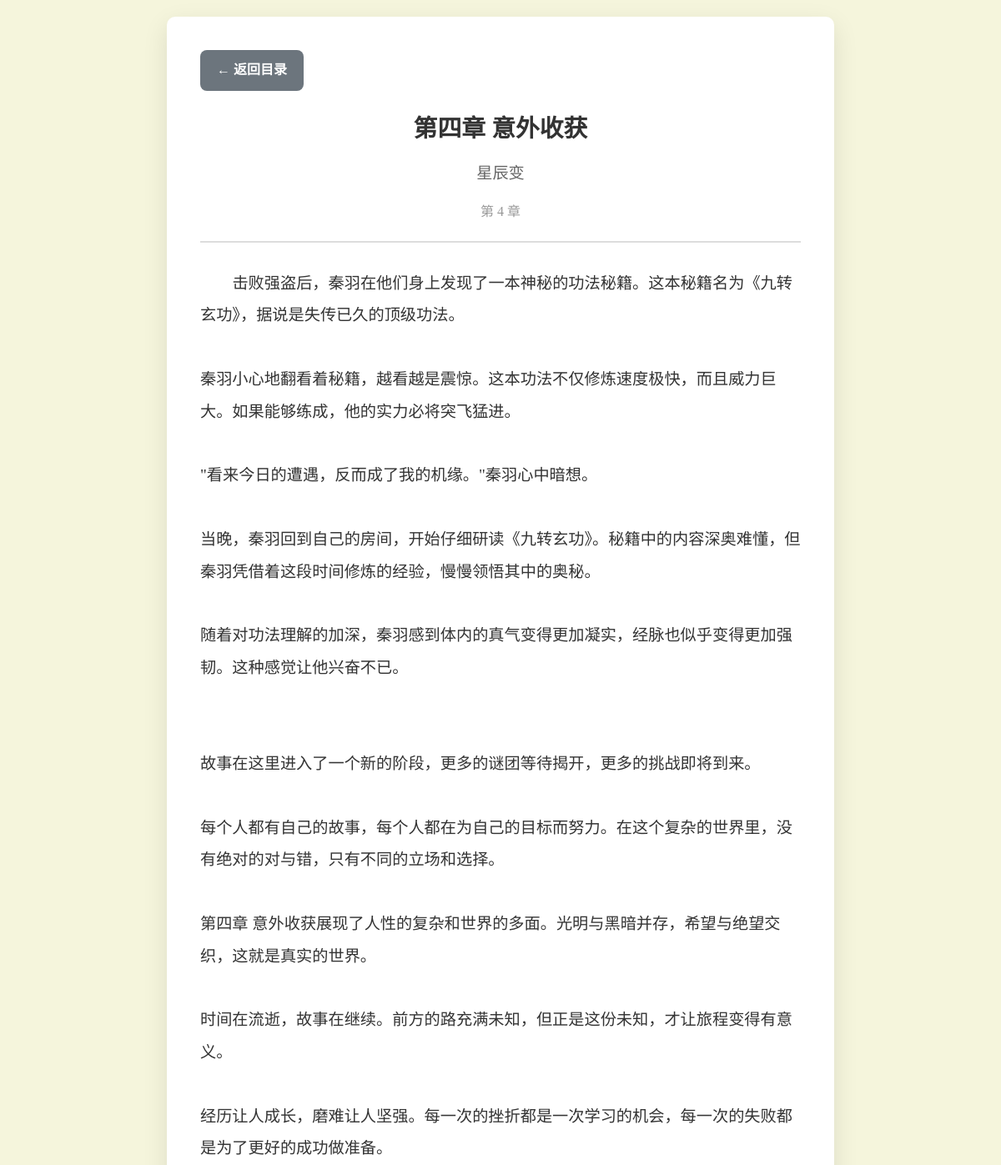
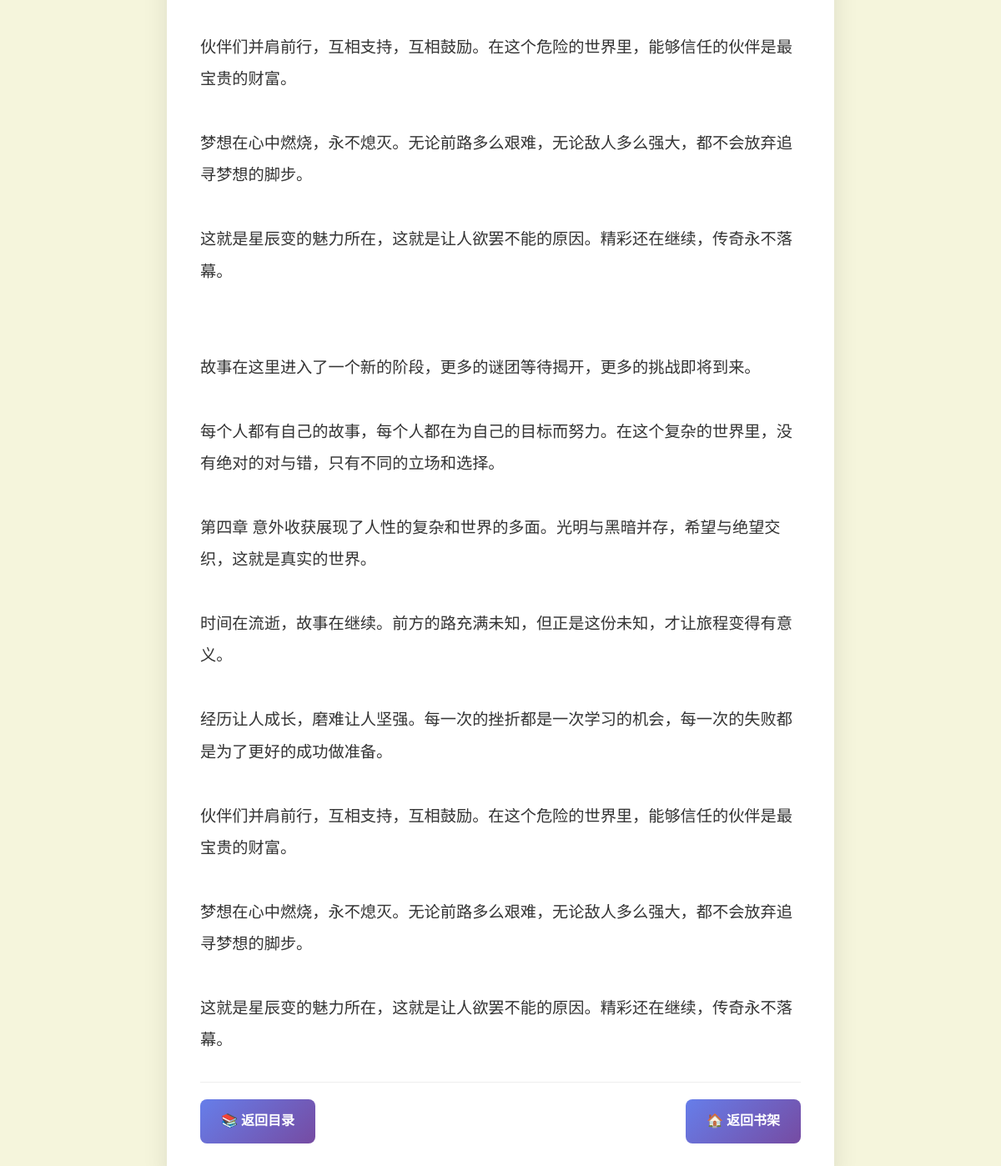
The page /chapter/7 on the database its author committed (2 pictures, top to bottom).
### tables this page shows
CREATE TABLE chapters (
            id INTEGER PRIMARY KEY AUTOINCREMENT,
            novel_id INTEGER,
            chapter_number INTEGER,
            title TEXT,
            content TEXT,
            created_at TIMESTAMP DEFAULT CURRENT_TIMESTAMP,
            FOREIGN KEY (novel_id) REFERENCES novels (id)
        );

CREATE TABLE novels (
            id INTEGER PRIMARY KEY AUTOINCREMENT,
            title TEXT NOT NULL,
            author TEXT,
            cover_url TEXT,
            description TEXT,
            rating REAL,
            source_url TEXT,
            created_at TIMESTAMP DEFAULT CURRENT_TIMESTAMP
        );

### novel_reader.py (the view)
@app.route('/chapter/<int:chapter_id>')
def read_chapter(chapter_id):
    content = novel_manager.get_chapter_content(chapter_id)
    if not content:
        return "章节不存在", 404
    conn = sqlite3.connect('novels.db')
    cursor = conn.cursor()
    cursor.execute('''
        SELECT c.title, c.chapter_number, n.title as novel_title, n.id as novel_id
        FROM chapters c
        JOIN novels n ON c.novel_id = n.id
        WHERE c.id = ?
    ''', (chapter_id,))
    result = cursor.fetchone()
    if not result:
        conn.close()
        return "章节信息不存在", 404
    chapter_info = {
        'id': chapter_id,
        'title': result[0],
        'chapter_number': result[1],
        'novel_title': result[2],
        'novel_id': result[3]
    }
    cursor.execute('''
        SELECT id FROM chapters
        WHERE novel_id = ? AND chapter_number < ?
        ORDER BY chapter_number DESC LIMIT 1
    ''', (chapter_info['novel_id'], chapter_info['chapter_number']))
    prev_result = cursor.fetchone()
    chapter_info['prev_id'] = prev_result[0] if prev_result else None
    cursor.execute('''
        SELECT id FROM chapters
        WHERE novel_id = ? AND chapter_number > ?
        ORDER BY chapter_number ASC LIMIT 1
    ''', (chapter_info['novel_id'], chapter_info['chapter_number']))
    next_result = cursor.fetchone()
    chapter_info['next_id'] = next_result[0] if next_result else None
    conn.close()
    return render_template('chapter.html', content=content, chapter=chapter_info)

### novel_reader.py (called while the page is built)
    def get_chapter_content(self, chapter_id):
        conn = sqlite3.connect('novels.db')
        cursor = conn.cursor()
        cursor.execute('SELECT content FROM chapters WHERE id = ?', (chapter_id,))
        result = cursor.fetchone()
        content = result[0] if result else None
        conn.close()
        return content

### templates/chapter.html (shortened to what this page needs)
<!DOCTYPE html>
<html lang="zh-CN">
<head>
</head>
<body>
    <div class="container">
        <a href="/novel/{{ chapter.novel_id }}" class="back-btn">← 返回目录</a>
        <div class="chapter-header">
            <h1 class="chapter-title">{{ chapter.title }}</h1>
            <div class="novel-title">{{ chapter.novel_title }}</div>
            <div class="chapter-number">第 {{ chapter.chapter_number }} 章</div>
        </div>
        <div class="chapter-content">
            {{ content|replace('\n', '<br>')|safe }}
        </div>
        <div class="navigation">
            <a href="/novel/{{ chapter.novel_id }}" class="nav-btn">📚 返回目录</a>
            <a href="/" class="nav-btn">🏠 返回书架</a>
        </div>
    </div>
</body>
</html>

### templates/chapter.html (style rules this page uses)
* { margin: 0; padding: 0; box-sizing: border-box; }
body { font-family: 'Georgia', 'Times New Roman', serif; background: #f5f5dc; color: #333; line-height: 1.8; min-height: 100vh; padding: 20px; }
.container { max-width: 800px; margin: 0 auto; background: white; border-radius: 10px; padding: 40px; box-shadow: 0 10px 30px rgba(0,0,0,0.1); }
.chapter-header { text-align: center; margin-bottom: 30px; padding-bottom: 20px; border-bottom: 2px solid #ddd; }
.chapter-title { font-size: 1.8em; color: #333; margin-bottom: 10px; font-weight: bold; }
.novel-title { font-size: 1.2em; color: #666; margin-bottom: 15px; }
.chapter-number { font-size: 1em; color: #999; }
.chapter-content { font-size: 1.2em; text-indent: 2em; margin-bottom: 30px; line-height: 2; }
.navigation { display: flex; justify-content: space-between; margin-top: 30px; padding-top: 20px; border-top: 1px solid #eee; }
.nav-btn { padding: 12px 25px; background: linear-gradient(135deg, #667eea, #764ba2); color: white; text-decoration: none; border-radius: 8px; font-weight: bold; }
.back-btn { display: inline-block; margin-bottom: 20px; padding: 10px 20px; background: #6c757d; color: white; text-decoration: none; border-radius: 8px; font-weight: bold; }

### rows shown on the page
chapters: title "第四章 意外收获", chapter_number "4", content "击败强盗后，秦羽在他们身上发现了一本神秘的功法秘籍。这本秘籍名为《九转玄功》，据说是失传已久的顶级功法。 秦羽小心地翻看着秘籍，越看越是震惊。这本功法不仅修炼速度极快，而且威力巨大。如果能够练成，他的实力必将突飞猛进。 \"看来今日的遭遇，反而成了我的机缘。\"秦羽心中暗想。 当晚，秦羽回到自己的房间，开始仔细研读《九转玄功》。秘籍中的内容深奥难懂，但秦羽凭借着这段时间修炼的经验，慢慢领悟其中的奥秘。 随着对功法理解的加深，秦羽感到体内的真气变得更加凝实，经脉也似乎变得更加强韧。这种感觉让他兴奋不已。 故事在这里进入了一个新的阶段，更多的谜团等待揭开，更多的挑战即将到来。 每个人都有自己的故事，每个人都在为自己的目标而努力。在这个复杂的世界里，没有绝对的对与错，只有不同的立场和选择。 第四章 意外收获展现了人性的复杂和世界的多面。光明与黑暗并存，希望与绝望交织，这就是真实的世界。 时间在流逝，故事在继续。前方的路充满未知，但正是这份未知，才让旅程变得有意义。 经历让人成长，磨难让人坚强。每一次的挫折都是一次学习的机会，每一次的失败都是为了更好的成功做准备。 伙伴们并肩前行，互相支持，互相鼓励。在这个危险的世界里，能够信任的伙伴是最宝贵的财富。 梦想在心中燃烧，永不熄灭。无论前路多么艰难，无论敌人多么强大，都不会放弃追寻梦想的脚步。 这就是星辰变的魅力所在，这就是让人欲罢不能的原因。精彩还在继续，传奇永不落幕。 故事在这里进入了一个新的阶段，更多的谜团等待揭开，更多的挑战即将到来。…"
novels: novel_title "星辰变"
